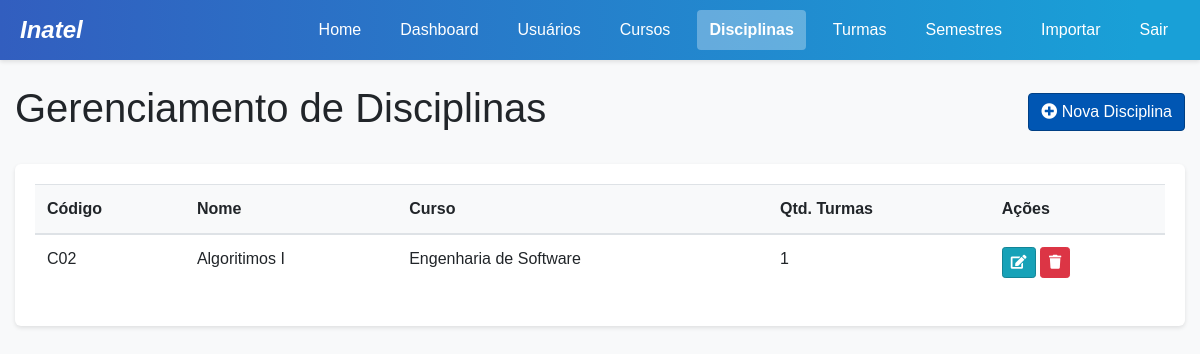
/custom-admin/disciplines/ (signed in), run on an earlier commit of the app's database.
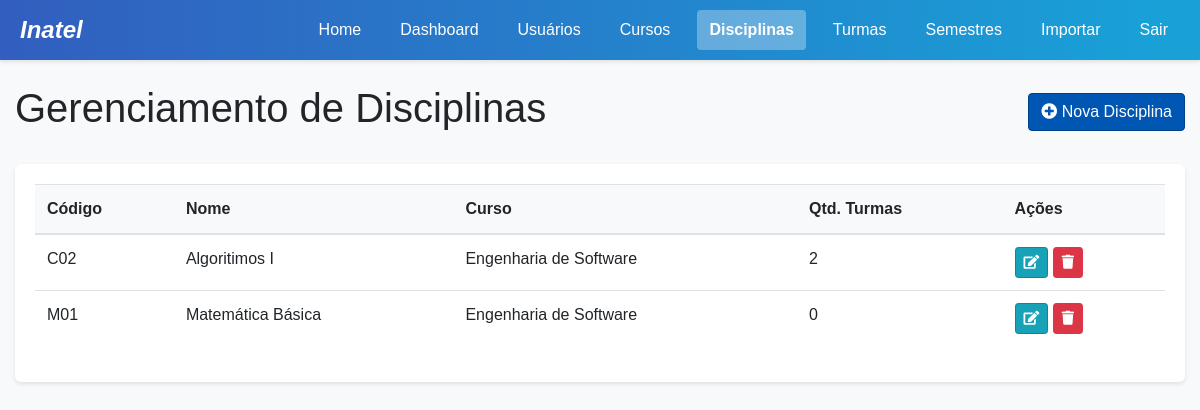
And on a later commit of the database.
### project/models.py (models this page shows, shortened)
class Disciplina(models.Model):
    id = models.AutoField(primary_key=True)
    nome = models.CharField(max_length=100)
    codigo = models.CharField(max_length=20)
    curso = models.ForeignKey(Curso, on_delete=models.CASCADE, related_name='disciplinas')

class Curso(models.Model):
    id = models.AutoField(primary_key=True)
    nome = models.CharField(max_length=100)

### project/views.py (the view)
    def wrapper(request, *args, **kwargs):
        if 'user_type' not in request.session or 'user_id' not in request.session:
            messages.error(request, "Você precisa estar logado para acessar esta página.")
            return redirect('login')
        user_type = request.session['user_type']
        user_id = request.session['user_id']
        try:
            if user_type == 'aluno':
                Aluno.objects.get(idAluno=user_id)
            elif user_type == 'professor':
                Professor.objects.get(idProfessor=user_id)
            elif user_type == 'coordenador':
                Coordenador.objects.get(id=user_id)
            elif user_type == 'admin':
                from .models import Admin
                Admin.objects.get(id=user_id)
            else:
                messages.error(request, "Tipo de usuário não reconhecido.")
                request.session.flush()
                return redirect('login')
        except Exception:
            messages.error(request, "Sua sessão expirou ou é inválida. Por favor, faça login novamente.")
            request.session.flush()
            return redirect('login')
        return view_func(request, *args, **kwargs)

### project/context_processors.py (called while the page is built)
def user_data(request):
    context = {
        'user_type': request.session.get('user_type'),
        'user_id': request.session.get('user_id'),
        'username': request.session.get('username'),
    }
    if 'user_type' in request.session:
        notificacoes = obter_notificacoes_usuario(request)
        context['notificacoes_nao_lidas'] = notificacoes.filter(lida=False)
        context['notificacoes_count'] = context['notificacoes_nao_lidas'].count()
    return context

### project/utils.py (called while the page is built)
def obter_notificacoes_usuario(request):
    from .models import Notificacao, Aluno, Professor, Coordenador, Admin
    user_type = request.session.get('user_type')
    user_id = request.session.get('user_id')
    if not user_type or not user_id:
        return Notificacao.objects.none()
    if user_type == 'aluno':
        return Notificacao.objects.filter(aluno_id=user_id)
    elif user_type == 'professor':
        return Notificacao.objects.filter(professor_id=user_id)
    elif user_type == 'coordenador':
        return Notificacao.objects.filter(coordenador_id=user_id)
    elif user_type == 'admin':
        return Notificacao.objects.filter(admin_id=user_id)
    return Notificacao.objects.none()

### project/templates/admin/disciplines.html (shortened to what this page needs)
<!DOCTYPE html>
<html lang="pt-br">
<head>
    {% load static %}
    <link rel="stylesheet" href="https://stackpath.bootstrapcdn.com/bootstrap/4.5.2/css/bootstrap.min.css">
    <link rel="stylesheet" href="{% static 'css/main.css' %}">
    <link rel="stylesheet" href="https://cdnjs.cloudflare.com/ajax/libs/font-awesome/5.15.3/css/all.min.css">
</head>
<body>
    <div class="header">
        <p class="logo"><em>Inatel</em></p>
        <div class="links">
            <a href="{% url 'home' %}">Home</a>
            <a href="{% url 'admin_dashboard' %}">Dashboard</a>
            <a href="{% url 'admin_users' %}">Usuários</a>
            <a href="{% url 'admin_courses' %}">Cursos</a>
            <a href="{% url 'admin_disciplines' %}" class="active">Disciplinas</a>
            <a href="{% url 'admin_classes' %}">Turmas</a>
            <a href="{% url 'admin_semesters' %}">Semestres</a>
            <a href="{% url 'admin_import_users' %}">Importar</a>
            <a href="{% url 'logout' %}">Sair</a>
        </div>
    </div>
    <div class="container mt-4">
        <div class="d-flex justify-content-between align-items-center mb-4">
            <h1>Gerenciamento de Disciplinas</h1>
            <button class="btn btn-primary" data-toggle="modal" data-target="#createDisciplineModal">
                <i class="fas fa-plus-circle"></i> Nova Disciplina
            </button>
        </div>
        <div class="card">
            <div class="card-body">
                <div class="table-responsive">
                    <table class="table table-hover">
                        <thead>
                            <tr>
                                <th>Código</th>
                                <th>Nome</th>
                                <th>Curso</th>
                                <th>Qtd. Turmas</th>
                                <th>Ações</th>
                            </tr>
                        </thead>
                        <tbody>
                            {% for disciplina in disciplinas %}
                                <tr>
                                    <td>{{ disciplina.codigo }}</td>
                                    <td>{{ disciplina.nome }}</td>
                                    <td>{{ disciplina.curso.nome }}</td>
                                    <td>{{ disciplina.turmas.count }}</td>
                                    <td>
                                        <button class="btn btn-sm btn-info edit-discipline" data-toggle="modal" data-target="#editDisciplineModal"
                                                data-id="{{ disciplina.id }}" data-nome="{{ disciplina.nome }}" data-codigo="{{ disciplina.codigo }}" data-curso-id="{{ disciplina.curso.id }}">
                                            <i class="fas fa-edit"></i>
                                        </button>
                                        <button class="btn btn-sm btn-danger delete-discipline" data-toggle="modal" data-target="#deleteDisciplineModal"
                                                data-id="{{ disciplina.id }}" data-nome="{{ disciplina.nome }}">
                                            <i class="fas fa-trash"></i>
                                        </button>
                                    </td>
                                </tr>
                            {% empty %}
                                <tr>
                                    <td colspan="5" class="text-center">Nenhuma disciplina cadastrada.</td>
                                </tr>
                            {% endfor %}
                        </tbody>
                    </table>
                </div>
            </div>
        </div>
    </div>
</body>
</html>

What changed in the data, as far as the page shows it:
computed for Disciplina "Algoritimos I": turmas.count "1" → "2"
added Disciplina: codigo "M01", nome "Matemática Básica", curso.nome "Engenharia de Software", turmas.count "0"
